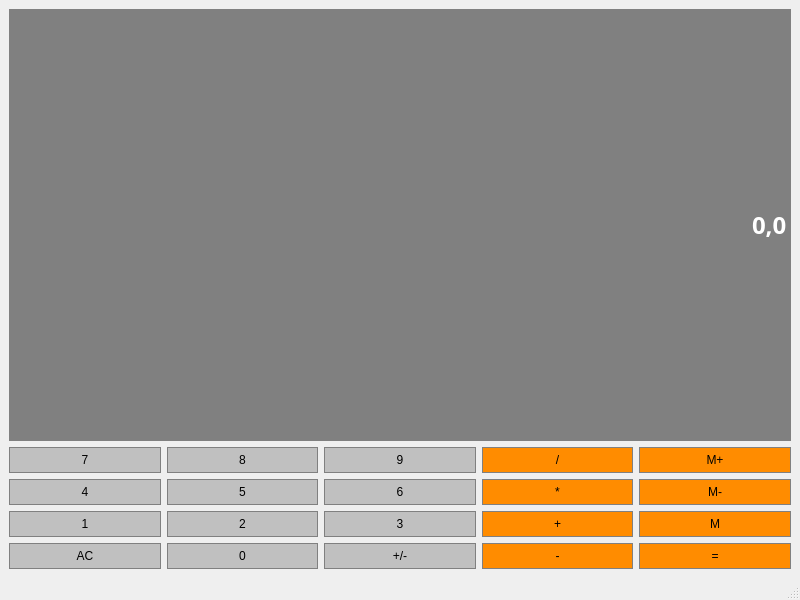
<?xml version="1.0" encoding="UTF-8"?>
<ui version="4.0">
 <class>Calculator</class>
 <widget class="QMainWindow" name="Calculator">
  <property name="geometry">
   <rect>
    <x>0</x>
    <y>0</y>
    <width>800</width>
    <height>600</height>
   </rect>
  </property>
  <property name="windowTitle">
   <string>Calculator</string>
  </property>
  <widget class="QWidget" name="centralwidget">
   <layout class="QGridLayout" name="gridLayout">
    <item row="2" column="0">
     <widget class="QPushButton" name="Button4">
      <property name="sizePolicy">
       <sizepolicy hsizetype="Preferred" vsizetype="Preferred">
        <horstretch>0</horstretch>
        <verstretch>0</verstretch>
       </sizepolicy>
      </property>
      <property name="styleSheet">
       <string notr="true">QPushButton{
	background-color:#C0C0C0;
	border:1px solid gray;
	padding:5px;
}

QPushButton:pressed{
	background-color:#A9A9A9;
	border:1px solid gray;
	padding:5px;
}</string>
      </property>
      <property name="text">
       <string>4</string>
      </property>
     </widget>
    </item>
    <item row="3" column="1">
     <widget class="QPushButton" name="Button2">
      <property name="sizePolicy">
       <sizepolicy hsizetype="Preferred" vsizetype="Preferred">
        <horstretch>0</horstretch>
        <verstretch>0</verstretch>
       </sizepolicy>
      </property>
      <property name="styleSheet">
       <string notr="true">QPushButton{
	background-color:#C0C0C0;
	border:1px solid gray;
	padding:5px;
}

QPushButton:pressed{
	background-color:#A9A9A9;
	border:1px solid gray;
	padding:5px;
}</string>
      </property>
      <property name="text">
       <string>2</string>
      </property>
     </widget>
    </item>
    <item row="1" column="4">
     <widget class="QPushButton" name="MemAdd">
      <property name="sizePolicy">
       <sizepolicy hsizetype="Preferred" vsizetype="Preferred">
        <horstretch>0</horstretch>
        <verstretch>0</verstretch>
       </sizepolicy>
      </property>
      <property name="styleSheet">
       <string notr="true">QPushButton{
	background-color:#FF8C00;
	border:1px solid gray;
	padding:5px;
}

QPushButton:pressed{
	background-color:#A9A9A9;
	border:1px solid gray;
	padding:5px;
}</string>
      </property>
      <property name="text">
       <string>M+</string>
      </property>
     </widget>
    </item>
    <item row="3" column="2">
     <widget class="QPushButton" name="Button3">
      <property name="sizePolicy">
       <sizepolicy hsizetype="Preferred" vsizetype="Preferred">
        <horstretch>0</horstretch>
        <verstretch>0</verstretch>
       </sizepolicy>
      </property>
      <property name="styleSheet">
       <string notr="true">QPushButton{
	background-color:#C0C0C0;
	border:1px solid gray;
	padding:5px;
}

QPushButton:pressed{
	background-color:#A9A9A9;
	border:1px solid gray;
	padding:5px;
}</string>
      </property>
      <property name="text">
       <string>3</string>
      </property>
     </widget>
    </item>
    <item row="4" column="4">
     <widget class="QPushButton" name="Equals">
      <property name="sizePolicy">
       <sizepolicy hsizetype="Preferred" vsizetype="Preferred">
        <horstretch>0</horstretch>
        <verstretch>0</verstretch>
       </sizepolicy>
      </property>
      <property name="styleSheet">
       <string notr="true">QPushButton{
	background-color:#FF8C00;
	border:1px solid gray;
	padding:5px;
}

QPushButton:pressed{
	background-color:#A9A9A9;
	border:1px solid gray;
	padding:5px;
}</string>
      </property>
      <property name="text">
       <string>=</string>
      </property>
     </widget>
    </item>
    <item row="2" column="1">
     <widget class="QPushButton" name="Button5">
      <property name="sizePolicy">
       <sizepolicy hsizetype="Preferred" vsizetype="Preferred">
        <horstretch>0</horstretch>
        <verstretch>0</verstretch>
       </sizepolicy>
      </property>
      <property name="styleSheet">
       <string notr="true">QPushButton{
	background-color:#C0C0C0;
	border:1px solid gray;
	padding:5px;
}

QPushButton:pressed{
	background-color:#A9A9A9;
	border:1px solid gray;
	padding:5px;
}</string>
      </property>
      <property name="text">
       <string>5</string>
      </property>
     </widget>
    </item>
    <item row="3" column="0">
     <widget class="QPushButton" name="Button1">
      <property name="sizePolicy">
       <sizepolicy hsizetype="Preferred" vsizetype="Preferred">
        <horstretch>0</horstretch>
        <verstretch>0</verstretch>
       </sizepolicy>
      </property>
      <property name="styleSheet">
       <string notr="true">QPushButton{
	background-color:#C0C0C0;
	border:1px solid gray;
	padding:5px;
}

QPushButton:pressed{
	background-color:#A9A9A9;
	border:1px solid gray;
	padding:5px;
}</string>
      </property>
      <property name="text">
       <string>1</string>
      </property>
     </widget>
    </item>
    <item row="1" column="0">
     <widget class="QPushButton" name="Button7">
      <property name="sizePolicy">
       <sizepolicy hsizetype="Preferred" vsizetype="Preferred">
        <horstretch>0</horstretch>
        <verstretch>0</verstretch>
       </sizepolicy>
      </property>
      <property name="styleSheet">
       <string notr="true">QPushButton{
	background-color:#C0C0C0;
	border:1px solid gray;
	padding:5px;
}

QPushButton:pressed{
	background-color:#A9A9A9;
	border:1px solid gray;
	padding:5px;
}</string>
      </property>
      <property name="text">
       <string>7</string>
      </property>
     </widget>
    </item>
    <item row="3" column="3">
     <widget class="QPushButton" name="Add">
      <property name="sizePolicy">
       <sizepolicy hsizetype="Preferred" vsizetype="Preferred">
        <horstretch>0</horstretch>
        <verstretch>0</verstretch>
       </sizepolicy>
      </property>
      <property name="styleSheet">
       <string notr="true">QPushButton{
	background-color:#FF8C00;
	border:1px solid gray;
	padding:5px;
}

QPushButton:pressed{
	background-color:#A9A9A9;
	border:1px solid gray;
	padding:5px;
}</string>
      </property>
      <property name="text">
       <string>+</string>
      </property>
     </widget>
    </item>
    <item row="4" column="0">
     <widget class="QPushButton" name="Clear">
      <property name="sizePolicy">
       <sizepolicy hsizetype="Preferred" vsizetype="Preferred">
        <horstretch>0</horstretch>
        <verstretch>0</verstretch>
       </sizepolicy>
      </property>
      <property name="styleSheet">
       <string notr="true">QPushButton{
	background-color:#C0C0C0;
	border:1px solid gray;
	padding:5px;
}

QPushButton:pressed{
	background-color:#A9A9A9;
	border:1px solid gray;
	padding:5px;
}</string>
      </property>
      <property name="text">
       <string>AC</string>
      </property>
     </widget>
    </item>
    <item row="1" column="2">
     <widget class="QPushButton" name="Button9">
      <property name="sizePolicy">
       <sizepolicy hsizetype="Preferred" vsizetype="Preferred">
        <horstretch>0</horstretch>
        <verstretch>0</verstretch>
       </sizepolicy>
      </property>
      <property name="styleSheet">
       <string notr="true">QPushButton{
	background-color:#C0C0C0;
	border:1px solid gray;
	padding:5px;
}

QPushButton:pressed{
	background-color:#A9A9A9;
	border:1px solid gray;
	padding:5px;
}</string>
      </property>
      <property name="text">
       <string>9</string>
      </property>
     </widget>
    </item>
    <item row="1" column="1">
     <widget class="QPushButton" name="Button8">
      <property name="sizePolicy">
       <sizepolicy hsizetype="Preferred" vsizetype="Preferred">
        <horstretch>0</horstretch>
        <verstretch>0</verstretch>
       </sizepolicy>
      </property>
      <property name="styleSheet">
       <string notr="true">QPushButton{
	background-color:#C0C0C0;
	border:1px solid gray;
	padding:5px;
}

QPushButton:pressed{
	background-color:#A9A9A9;
	border:1px solid gray;
	padding:5px;
}</string>
      </property>
      <property name="text">
       <string>8</string>
      </property>
     </widget>
    </item>
    <item row="2" column="2">
     <widget class="QPushButton" name="Button6">
      <property name="sizePolicy">
       <sizepolicy hsizetype="Preferred" vsizetype="Preferred">
        <horstretch>0</horstretch>
        <verstretch>0</verstretch>
       </sizepolicy>
      </property>
      <property name="styleSheet">
       <string notr="true">QPushButton{
	background-color:#C0C0C0;
	border:1px solid gray;
	padding:5px;
}

QPushButton:pressed{
	background-color:#A9A9A9;
	border:1px solid gray;
	padding:5px;
}</string>
      </property>
      <property name="text">
       <string>6</string>
      </property>
     </widget>
    </item>
    <item row="2" column="3">
     <widget class="QPushButton" name="Multiply">
      <property name="sizePolicy">
       <sizepolicy hsizetype="Preferred" vsizetype="Preferred">
        <horstretch>0</horstretch>
        <verstretch>0</verstretch>
       </sizepolicy>
      </property>
      <property name="styleSheet">
       <string notr="true">QPushButton{
	background-color:#FF8C00;
	border:1px solid gray;
	padding:5px;
}

QPushButton:pressed{
	background-color:#A9A9A9;
	border:1px solid gray;
	padding:5px;
}</string>
      </property>
      <property name="text">
       <string>*</string>
      </property>
     </widget>
    </item>
    <item row="4" column="1">
     <widget class="QPushButton" name="Button0">
      <property name="sizePolicy">
       <sizepolicy hsizetype="Preferred" vsizetype="Preferred">
        <horstretch>0</horstretch>
        <verstretch>0</verstretch>
       </sizepolicy>
      </property>
      <property name="styleSheet">
       <string notr="true">QPushButton{
	background-color:#C0C0C0;
	border:1px solid gray;
	padding:5px;
}

QPushButton:pressed{
	background-color:#A9A9A9;
	border:1px solid gray;
	padding:5px;
}</string>
      </property>
      <property name="text">
       <string>0</string>
      </property>
     </widget>
    </item>
    <item row="1" column="3">
     <widget class="QPushButton" name="Divide">
      <property name="sizePolicy">
       <sizepolicy hsizetype="Preferred" vsizetype="Preferred">
        <horstretch>0</horstretch>
        <verstretch>0</verstretch>
       </sizepolicy>
      </property>
      <property name="styleSheet">
       <string notr="true">QPushButton{
	background-color:#FF8C00;
	border:1px solid gray;
	padding:5px;
}

QPushButton:pressed{
	background-color:#A9A9A9;
	border:1px solid gray;
	padding:5px;
}</string>
      </property>
      <property name="text">
       <string>/</string>
      </property>
     </widget>
    </item>
    <item row="4" column="2">
     <widget class="QPushButton" name="ChangeSign">
      <property name="sizePolicy">
       <sizepolicy hsizetype="Preferred" vsizetype="Preferred">
        <horstretch>0</horstretch>
        <verstretch>0</verstretch>
       </sizepolicy>
      </property>
      <property name="styleSheet">
       <string notr="true">QPushButton{
	background-color:#C0C0C0;
	border:1px solid gray;
	padding:5px;
}

QPushButton:pressed{
	background-color:#A9A9A9;
	border:1px solid gray;
	padding:5px;
}</string>
      </property>
      <property name="text">
       <string>+/-</string>
      </property>
     </widget>
    </item>
    <item row="3" column="4">
     <widget class="QPushButton" name="MemGet">
      <property name="sizePolicy">
       <sizepolicy hsizetype="Preferred" vsizetype="Preferred">
        <horstretch>0</horstretch>
        <verstretch>0</verstretch>
       </sizepolicy>
      </property>
      <property name="styleSheet">
       <string notr="true">QPushButton{
	background-color:#FF8C00;
	border:1px solid gray;
	padding:5px;
}

QPushButton:pressed{
	background-color:#A9A9A9;
	border:1px solid gray;
	padding:5px;
}</string>
      </property>
      <property name="text">
       <string>M</string>
      </property>
     </widget>
    </item>
    <item row="4" column="3">
     <widget class="QPushButton" name="Subtract">
      <property name="sizePolicy">
       <sizepolicy hsizetype="Preferred" vsizetype="Preferred">
        <horstretch>0</horstretch>
        <verstretch>0</verstretch>
       </sizepolicy>
      </property>
      <property name="styleSheet">
       <string notr="true">QPushButton{
	background-color:#FF8C00;
	border:1px solid gray;
	padding:5px;
}

QPushButton:pressed{
	background-color:#A9A9A9;
	border:1px solid gray;
	padding:5px;
}</string>
      </property>
      <property name="text">
       <string>-</string>
      </property>
     </widget>
    </item>
    <item row="2" column="4">
     <widget class="QPushButton" name="MemClear">
      <property name="sizePolicy">
       <sizepolicy hsizetype="Preferred" vsizetype="Preferred">
        <horstretch>0</horstretch>
        <verstretch>0</verstretch>
       </sizepolicy>
      </property>
      <property name="styleSheet">
       <string notr="true">QPushButton{
	background-color:#FF8C00;
	border:1px solid gray;
	padding:5px;
}

QPushButton:pressed{
	background-color:#A9A9A9;
	border:1px solid gray;
	padding:5px;
}</string>
      </property>
      <property name="text">
       <string>M-</string>
      </property>
     </widget>
    </item>
    <item row="0" column="0" colspan="5">
     <widget class="QLineEdit" name="Display">
      <property name="sizePolicy">
       <sizepolicy hsizetype="Preferred" vsizetype="Expanding">
        <horstretch>0</horstretch>
        <verstretch>0</verstretch>
       </sizepolicy>
      </property>
      <property name="font">
       <font>
        <family>Agency FB</family>
        <pointsize>18</pointsize>
        <weight>75</weight>
        <bold>true</bold>
       </font>
      </property>
      <property name="styleSheet">
       <string notr="true">QLineEdit{
	background-color:gray;
	border:1px solid gray;
	color:#ffffff;
}</string>
      </property>
      <property name="text">
       <string>0,0</string>
      </property>
      <property name="cursorPosition">
       <number>0</number>
      </property>
      <property name="alignment">
       <set>Qt::AlignRight|Qt::AlignTrailing|Qt::AlignVCenter</set>
      </property>
     </widget>
    </item>
   </layout>
  </widget>
  <widget class="QMenuBar" name="menubar">
   <property name="geometry">
    <rect>
     <x>0</x>
     <y>0</y>
     <width>800</width>
     <height>23</height>
    </rect>
   </property>
  </widget>
  <widget class="QStatusBar" name="statusbar"/>
 </widget>
 <resources/>
 <connections/>
</ui>
